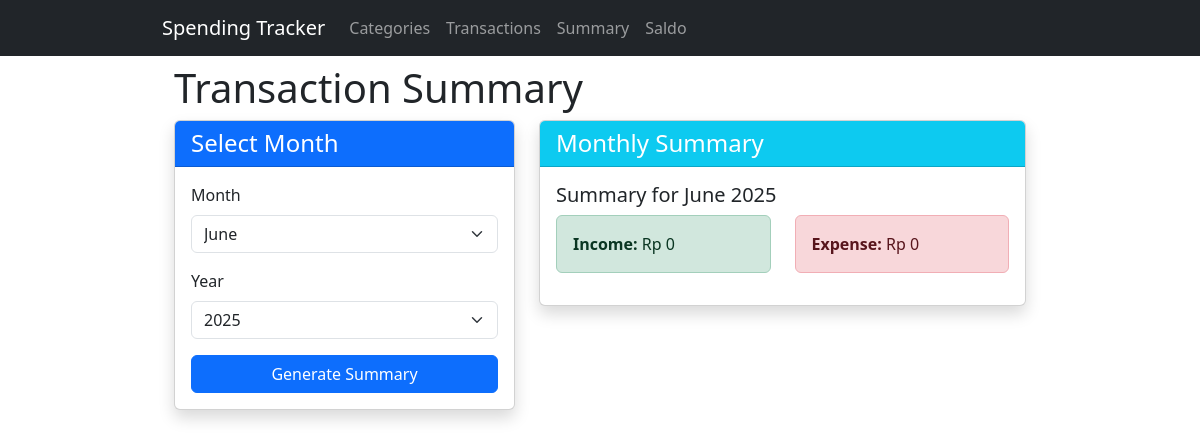
Page /summary/ on the earlier database version.
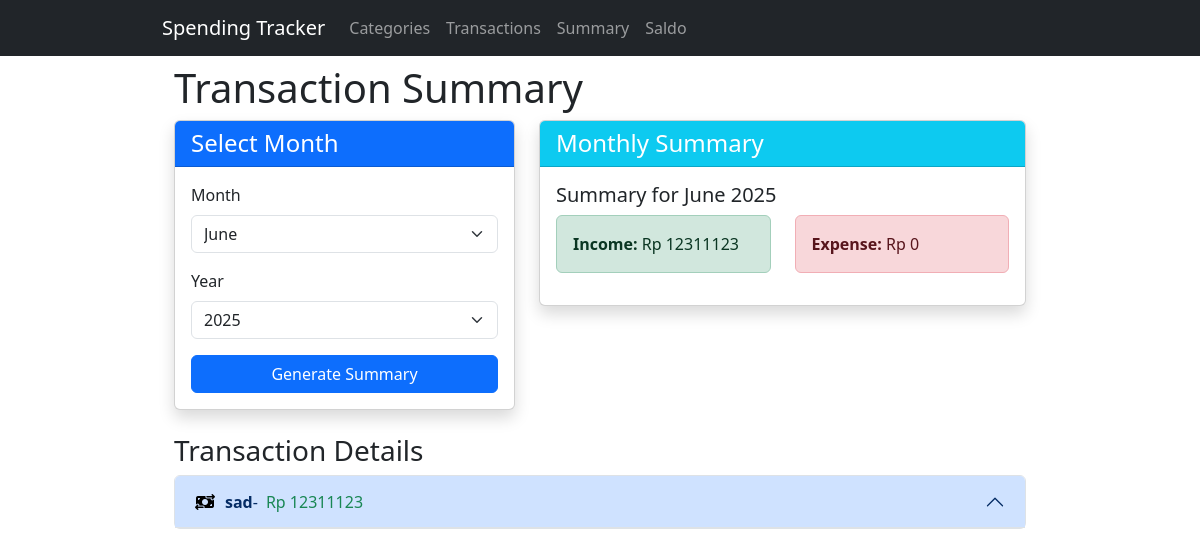
Same page on the later database version.
### main/models.py (models this page shows, shortened)
class Kategori(models.Model):
    id = models.CharField(max_length=255, primary_key=True)
    nama = models.CharField(max_length=100)
    ikon = models.CharField(max_length=50, blank=True, null=True)
    warna = models.CharField(max_length=7, blank=True, null=True)  # Hex color code
    def getIkon(self):
        return self.ikon
    def getWarna(self):
        return self.warna
    class Meta:
        verbose_name_plural = "Kategori"

class Transaksi(models.Model):
    id = models.CharField(max_length=255, primary_key=True)
    jumlah = models.DecimalField(max_digits=15, decimal_places=2)
    tanggal = models.DateField()
    kategori = models.ForeignKey(Kategori, on_delete=models.SET_NULL, null=True, blank=True)
    catatan = models.TextField(blank=True, null=True)
    tipe = models.CharField(max_length=20, choices=TipeTransaksi.choices)
    user = models.ForeignKey(User, on_delete=models.CASCADE)
    class Meta:
        verbose_name_plural = "Transaksi"

### main/views.py (the view)
# urls.py: path('summary/', views.summary_view, name='summary'),
def summary_view(request):
    context = {}
    today = date.today()
    context['today_total'] = LayananRingkasan.hitungTotalBerdasarkanTanggal(today)
    selected_month = today.month
    selected_year = today.year
    if request.method == 'POST':
        selected_month = int(request.POST.get('bulan', selected_month))
        selected_year = int(request.POST.get('tahun', selected_year))
    context['selected_month'] = selected_month
    context['selected_year'] = selected_year
    context['month_total'] = LayananRingkasan.hitungTotalBerdasarkanBulan(
        selected_month, selected_year
    )
    current_year = today.year
    context['range_years'] = range(current_year - 5, current_year + 1)
    context['pemasukan_total'] = PengelolaTransaksi.hitungTotalBerdasarkanTipe(
        TipeTransaksi.PEMASUKAN
    )
    context['pengeluaran_total'] = PengelolaTransaksi.hitungTotalBerdasarkanTipe(
        TipeTransaksi.PENGELUARAN
    )
    context['net_balance'] = context['pemasukan_total'] - context['pengeluaran_total']
    transactions = Transaksi.objects.filter(
        tanggal__month=selected_month,
        tanggal__year=selected_year
    ).order_by('tanggal')
    context['transactions'] = transactions
    monthly_income = sum(t.jumlah for t in transactions if t.tipe == TipeTransaksi.PEMASUKAN)
    monthly_expense = sum(t.jumlah for t in transactions if t.tipe == TipeTransaksi.PENGELUARAN)
    context['monthly_income'] = monthly_income
    context['monthly_expense'] = monthly_expense
    transactions_by_category = {}
    for transaction in transactions:
        category = transaction.kategori
        if category not in transactions_by_category:
            transactions_by_category[category] = []
        transactions_by_category[category].append(transaction)
    for category, cat_transactions in transactions_by_category.items():
        total = sum(t.jumlah for t in cat_transactions)
        if cat_transactions:
            cat_transactions[0].total = total
            cat_transactions[0].tipe = cat_transactions[0].tipe
    context['transactions_by_category'] = transactions_by_category
    return render(request, 'main/summary.html', context)

### main/models.py (called while the page is built)
    @staticmethod
    def hitungTotalBerdasarkanTipe(tipe):
        result = Transaksi.objects.filter(tipe=tipe).aggregate(total=Sum('jumlah'))
        return result['total'] or Decimal('0.00')

    @staticmethod
    def hitungTotalBerdasarkanTanggal(tanggal):
        result = Transaksi.objects.filter(tanggal=tanggal).aggregate(total=Sum('jumlah'))
        return result['total'] or Decimal('0.00')

    @staticmethod
    def hitungTotalBerdasarkanBulan(bulan, tahun):
        result = Transaksi.objects.filter(
            tanggal__month=bulan,
            tanggal__year=tahun
        ).aggregate(total=Sum('jumlah'))
        return result['total'] or Decimal('0.00')

### main/templates/main/summary.html (shortened to what the changed rows need)
{% extends "base.html" %}
{% block content %}
<div class="container">
    <h1>Transaction Summary</h1>
    <div class="row">
        <div class="col-md-7">
            <div class="card shadow">
                <div class="card-body">
                    {% if selected_month and selected_year %}
                        <h5 class="card-title">
                            Summary for
                            {% if selected_month == 1 %}January
                            {% elif selected_month == 2 %}February
                            {% elif selected_month == 3 %}March
                            {% elif selected_month == 4 %}April
                            {% elif selected_month == 5 %}May
                            {% elif selected_month == 6 %}June
                            {% elif selected_month == 7 %}July
                            {% elif selected_month == 8 %}August
                            {% elif selected_month == 9 %}September
                            {% elif selected_month == 10 %}October
                            {% elif selected_month == 11 %}November
                            {% elif selected_month == 12 %}December
                            {% endif %}
                            {{ selected_year }}
                        </h5>
                        <div class="row">
                            <div class="col-md-6">
                                <div class="alert alert-success">
                                    <strong>Income:</strong> Rp {{ monthly_income|floatformat:0 }}
                                </div>
                            </div>
                            <div class="col-md-6">
                                <div class="alert alert-danger">
                                    <strong>Expense:</strong> Rp {{ monthly_expense|floatformat:0 }}
                                </div>
                            </div>
                        </div>
                    {% else %}
                        <p class="text-muted">Please select a month and year to view the summary.</p>
                    {% endif %}
                </div>
            </div>
        </div>
    </div>
    {% if selected_month and selected_year and transactions %}
    <div class="mt-4">
        <h3>Transaction Details</h3>
        <div class="accordion" id="categoryAccordion">
            {% for category, cat_transactions in transactions_by_category.items %}
            <div class="accordion-item">
                <h2 class="accordion-header" id="heading{{ forloop.counter }}">
                     <button class="accordion-button" type="button" data-bs-toggle="collapse" data-bs-target="#collapse{{ forloop.counter }}" aria-expanded="true" aria-controls="collapse{{ forloop.counter }}">
                        <i class="{{ category.getIkon }}" style="color: {{ category.getWarna }}; margin-right: 10px;"></i>
                        <strong>{{ category.nama }}</strong> -
                        {% if cat_transactions.0.tipe == 'PEMASUKAN' %}
                            <span class="text-success ms-2">Rp {{ cat_transactions.0.total|floatformat:0 }}</span>
                        {% else %}
                            <span class="text-danger ms-2">Rp {{ cat_transactions.0.total|floatformat:0 }}</span>
                        {% endif %}
                     </button>
                </h2>
            </div>
            {% endfor %}
        </div>
    </div>
    {% endif %}
</div>
{% endblock %}

Differences in the rows shown:
added Kategori: nama "sad", cat_transactions "12311123"
Other differences:
{{ monthly_income|floatformat:0 }}: "0" → "12311123"
text now shown: "Transaction Details"
